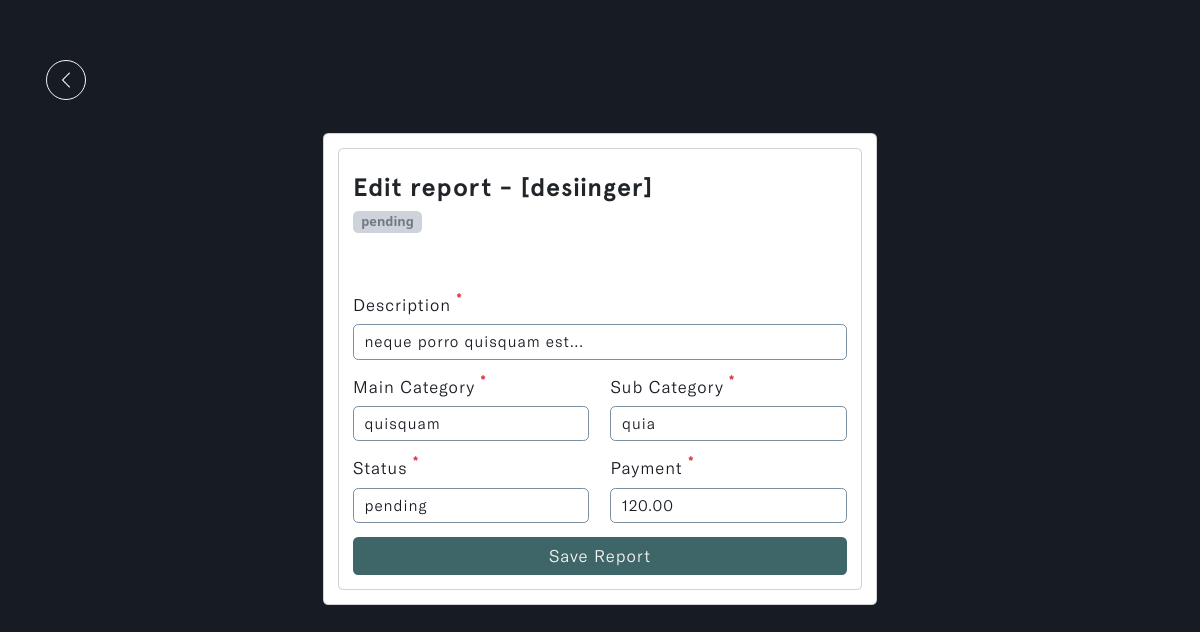
/accountant/edit-report/7a4ea1baa8634459ac039c85ed6f6ce6 (signed in), run on an earlier commit of the app's database.
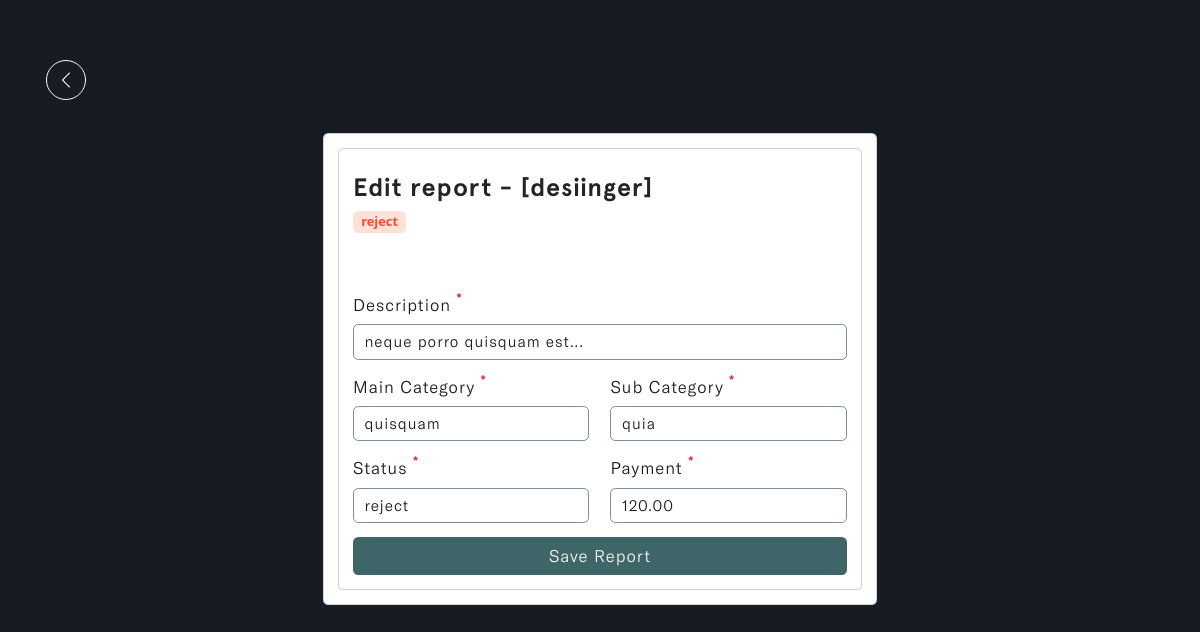
And on a later commit of the database.
### reports/models.py (models this page shows, shortened)
class Report(models.Model):
    STATUS = (
        ('pending', 'pending'),
        ('correction', 'correction'),
        ('approve', 'approve'),
        ('reject', 'reject')
    )
    account_owner = models.ForeignKey(Profile, on_delete=models.CASCADE, null=True, db_index=True)
    description = models.TextField(null=True, blank=True, db_index=True)
    main_category = models.CharField(max_length=255, null=True, blank=True, db_index=True)
    sub_category = models.CharField(max_length=255, null=True, blank=True, db_index=True)
    status = models.CharField(max_length=255, default="pending", null=True, blank=True, choices=STATUS, db_index=True)
    payment = models.DecimalField(max_digits=10, decimal_places=2, null=True, blank=True, db_index=True)
    updated_time_stamp = models.DateTimeField(auto_now=True, db_index=True)
    created_time_stamp = models.DateTimeField(auto_now_add=True, db_index=True)
    id = models.UUIDField(default=uuid.uuid4, primary_key=True, unique=True, editable=False)
    class Meta:
        ordering = ['-created_time_stamp']

### accounts/models.py (models this page shows)
class Profile(models.Model):
    user = models.OneToOneField(settings.AUTH_USER_MODEL, on_delete=models.CASCADE, blank=True, null=True)
    name = models.CharField(max_length=255, unique=True)
    username = models.CharField(max_length=255, unique=True, blank=True, null=True)
    email = models.EmailField(max_length=255, unique=True)
    updated_time_stamp = models.DateTimeField(auto_now=True)
    created_time_stamp = models.DateTimeField(auto_now_add=True)
    id = models.UUIDField(default=uuid.uuid4, primary_key=True, unique=True, editable=False)
    def __str__(self):
        return self.username

### accountant/views.py (the view, shortened to what this page needs)
# urls.py: path('edit-report/<str:pk>', views.edit_report, name='edit-report'),
@login_required(login_url='login')
def edit_report(request, pk):
    user = request.user.profile
    report = user.report_set.get(id=pk)
    form = ReportEditForm(instance=report)
    context = {'form': form, 'report': report}
    return render(request, 'edit-reports.html', context)

### reports/forms.py
class ReportEditForm(ModelForm):
    class Meta:
        model = Report
        fields = ['description', 'main_category', 'sub_category', 'payment', 'status']
        exculde = ['account_owner', 'updated_time_stamp', 'created_time_stamp', 'id']
        widgets = {
            'description': forms.TextInput(attrs={'placeholder': 'enter descriptiony here...'}),
            'main_category': forms.TextInput(attrs={'placeholder': 'enter main category...'}),
            'sub_category': forms.TextInput(attrs={'placeholder': 'enter sub category...'}),
        }
    def __init__(self, *args, **kwargs):
        super(ReportEditForm, self).__init__(*args, **kwargs)
        for name, fields in self.fields.items():
            fields.widget.attrs.update({'class': 'input form-control'})

### templates/edit-reports.html (shortened to what the changed rows need)
{% load static %}
{% load widget_tweaks %}
<!DOCTYPE html>
<html lang="en" class="js has-scroll-init has-scroll-smooth">
  <head>
    <link rel="stylesheet" href="{% static '/css/bootstrap.min.css' %}" />
    <link rel="stylesheet" href="{% static '/css/edit-reports.css' %}" />
  </head>
  <body
    id="pageTop"
    class="page-content"
    data-spy="scroll"
    data-target="#mainNav"
  >
    <main>
      <div data-scroll class="page page--layout-2" id="main">
        <div id="hero">
          <div class="container-fluid">
            <div class="hero-intro">
              <div class="card d-flex mx-auto" id="edit_card">
                <div class="card-body">
                  <div class="card">
                    <div class="card-body">
                      <h5>Edit report - [{{report.account_owner}}]</h5>
                      {% if report.status == 'pending' %}
                      <span class="badge pending">pending</span>
                      {% elif report.status == 'reject' %}
                      <span class="badge reject">reject</span>
                      {% elif report.status == 'correction' %}
                      <span class="badge correction">correction</span>
                      {% else %}
                      <span class="badge approve">approve</span>
                      {% endif %}
                      <form method="post">
                        <div class="row">
                          <div class="col-md-12">
                            <div class="mb-3">
                              <label
                                for="exampleFormControlInput1"
                                class="form-label"
                                >Description
                                <sup class="text-danger fw-bold fs-6"
                                  >*</sup
                                ></label
                              >
                              {{form.description}}
                            </div>
                          </div>
                          <div class="col-md-6">
                            <div class="mb-3">
                              <label
                                for="exampleMainCategory"
                                class="form-label"
                                >Main Category
                                <sup class="text-danger fw-bold fs-6"
                                  >*</sup
                                ></label
                              >
                              {{form.main_category}}
                            </div>
                          </div>
                          <div class="col-md-6">
                            <div class="mb-3">
                              <label for="exampleSubCategory" class="form-label"
                                >Sub Category
                                <sup class="text-danger fw-bold fs-6"
                                  >*</sup
                                ></label
                              >
                              {{form.sub_category}}
                            </div>
                          </div>
                          <div class="col-md-6">
                            <div class="mb-3">
                              <label for="exampleStatus" class="form-label"
                                >Status
                                <sup class="text-danger fw-bold fs-6"
                                  >*</sup
                                ></label
                              >
                              {% if request.user.role == 'accountant' %}
                              {{form.status|add_class:"hide_status"}}
                              {% else %}
                              {{form.status}}
                              {% endif %}
                            </div>
                          </div>
                          <div class="col-md-6">
                            <div class="mb-3">
                              <label for="examplePayment" class="form-label"
                                >Payment
                                <sup class="text-danger fw-bold fs-6"
                                  >*</sup
                                ></label
                              >
                              {{form.payment}}
                            </div>
                          </div>
                        </div>
                        <div class="d-grid gap-2">
                        </div>
                      </form>
                    </div>
                  </div>
                </div>
              </div>
            </div>
          </div>
        </div>
      </div>
    </main>
  </body>
</html>

What changed in the data, as far as the page shows it:
changed Report "quisquam": status "pending" → "reject"
Also different on the page:
text no longer shown: "pending"
text now shown: "reject"
